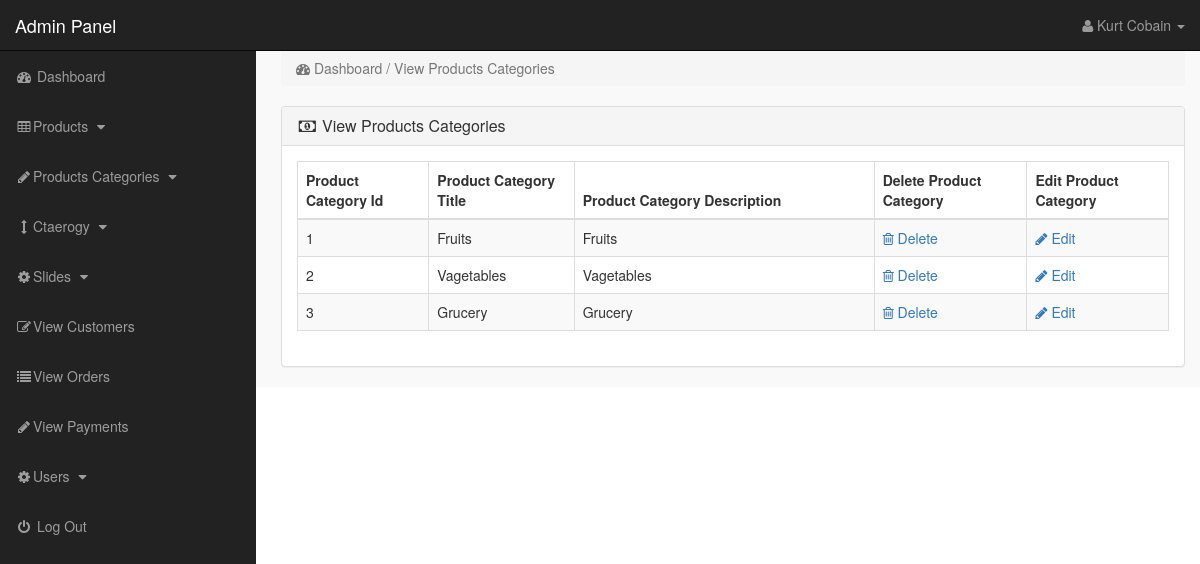
The app's page /admin_area/index.php?view_p_cats (signed in) with its own data.
### tables this page shows
CREATE TABLE `product_categories` (
  `p_cat_id` int(10) NOT NULL,
  `p_cat_title` text NOT NULL,
  `p_cat_desc` text NOT NULL
);

### admin_area/view_p_cats.php (the view)
<?php
if(!isset($_SESSION['admin_email'])){
echo "<script>window.open('login.php','_self')</script>";
}
else {
?>
<div class="row">
<div class="col-lg-12">
<ol class="breadcrumb">
<li class="active">
<i class="fa fa-dashboard"></i> Dashboard / View Products Categories
</li>
</ol>
</div>
</div>
<div class="row">
<div class="col-lg-12">
<div class="panel panel-default">
<div class="panel-heading">
<h3 class="panel-title">
<i class="fa fa-money fa-fw"> </i> View Products Categories
</h3>
</div>
<div class="panel-body">
<div class="table-responsive">
<table class="table table-bordered table-hover table-striped">
<thead>
<tr>
<th>Product Category Id</th>
<th>Product Category Title</th>
<th>Product Category Description</th>
<th>Delete Product Category</th>
<th>Edit Product Category</th>
</tr>
</thead>
<tbody>
<?php
$i=0;
$get_p_cats = "select * from product_categories";
$run_p_cats = mysqli_query($con,$get_p_cats);
while($row_p_cats = mysqli_fetch_array($run_p_cats)){
$p_cat_id = $row_p_cats['p_cat_id'];
$p_cat_title = $row_p_cats['p_cat_title'];
$p_cat_desc = $row_p_cats['p_cat_desc'];
$i++;
?>
<tr>
<td> <?php echo $i; ?> </td>
<td> <?php echo $p_cat_title; ?> </td>
<td width="300"> <?php echo $p_cat_desc; ?> </td>
<td>
<a href="index.php?delete_p_cat=<?php echo $p_cat_id; ?>">
<i class="fa fa-trash-o"></i> Delete
</a>
</td>
<td>
<a href="index.php?edit_p_cat=<?php echo $p_cat_id; ?>">
<i class="fa fa-pencil"></i> Edit
</a>
</td>
</tr>
<?php } ?>
</tbody>
</table>
</div>
</div>
</div>
</div>
</div>
<?php } ?>

### admin_area/includes/sidebar.php (shortened to what this page needs)
<?php
if(!isset($_SESSION['admin_email'])){
    echo "<script>windw.open('login.php','_self')</script>";
}
else{
?>
<nav class="navbar navbar-inverse navbar-fixed-top" >
<div class="navbar-header" >
<a href="index.php?dashboard" class="navbar-brand">Admin Panel</a>
</div>
<ul class="nav navbar-right top-nav">
<li class="dropdown">
<a href="#" class="dropdown-toggle" data-toggle="dropdown">
<i class="fa fa-user"></i>
<?php   echo $admin_name; ?> <b class="caret"></b>
</a>
</li>
</ul>
 <div class="collapse navbar-collapse navbar-ex1-collapse">
  <ul class="nav navbar-nav side-nav">
  <li>
    <a href="index.php?dashboard">
    <i class="fa fa-fw fa-dashboard"></i>  Dashboard
    </a>
  </li>
  <li>
  <a href="#" data-toggle="collapse" data-target="#products">
 <i class="fa fa-fw fa-table"></i>Products
 <i class="fa fa-fw fa-caret-down"></i>
  </a>
      </li>
     <li>
  <a href="#" data-toggle="collapse" data-target="#p_cat">
 <i class="fa fa-fw fa-pencil"></i>Products Categories
 <i class="fa fa-fw fa-caret-down"></i>
  </a>
      </li>
     <li>
  <a href="#" data-toggle="collapse" data-target="#cat">
 <i class="fa fa-fw fa-arrows-v"></i>Ctaerogy
 <i class="fa fa-fw fa-caret-down"></i>
  </a>
      </li>
     <li>
  <a href="#" data-toggle="collapse" data-target="#slides">
 <i class="fa fa-fw fa-gear"></i>Slides
 <i class="fa fa-fw fa-caret-down"></i>
  </a>
      </li>
 <li>
    <a href="index.php?view_customers">
    <i class="fa fa-fw fa-edit"></i>View Customers
    </a>
 </li>
 <li>
    <a href="index.php?view_orders">
    <i class="fa fa-fw fa-list"></i>View Orders
    </a>
 </li>
 <li>
    <a href="index.php?view_payments">
    <i class="fa fa-fw fa-pencil"></i>View Payments
    </a>
 </li>
     <li>
  <a href="#" data-toggle="collapse" data-target="#users">
 <i class="fa fa-fw fa-gear"></i>Users
 <i class="fa fa-fw fa-caret-down"></i>
  </a>
      </li>
   <li>
    <a href="logout.php">
    <i class="fa fa-fw fa-power-off"></i> Log Out
    </a>
   </li>
  </ul>
 </div>
</nav>
<?php } ?>

### admin_area/styles/style.css (style rules this page uses)
body { margin-top: 100px; }
@media (min-width: 768px) { body { margin-top: 50px; } }
.top-nav { padding: 0 15px; }
.top-nav>li { display: inline-block; float: left; }
.top-nav>li>a { padding-top: 15px; padding-bottom: 15px; line-height: 20px; color: #999; }
@media (min-width : 768px) { .side-nav { position: fixed; top: 51px; width: 256px; border-radius: 0; overflow-y: auto; background-color: #222; bottom: 0; overflow-x: hidden; padding-bottom: 40px; } }
@media (min-width : 768px) { .side-nav>li>a { width: 256px; } }
.panel-body { border-radius:5px; }

### records on screen
product_categories: p_cat_title "Fruits", p_cat_desc "Fruits"
product_categories: p_cat_title "Vagetables", p_cat_desc "Vagetables"
product_categories: p_cat_title "Grucery", p_cat_desc "Grucery"

### other values on screen
$admin_name "Kurt Cobain"
